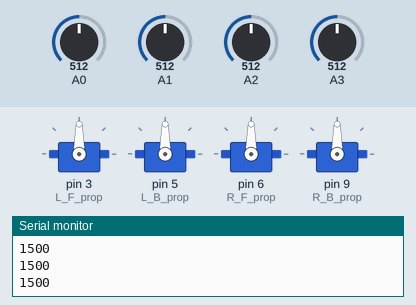
Simulated run of this sketch. Board: Arduino Uno, built with avr-gcc and run on an emulated ATmega328P. Parts: 4 × servo, the last lines printed to the serial monitor. Inputs (shaded band) come from the test bench; at power-on: A0 = 512, A1 = 512, A2 = 512, A3 = 512.

Above: at 1.2 s.
1.3 s: A0 set to 716
At 1.9 s:
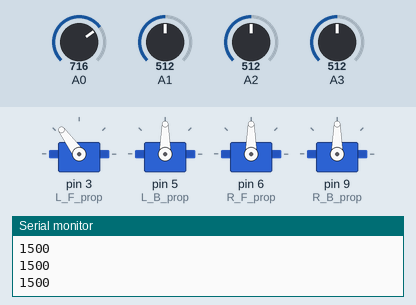
2.8 s: A1 set to 306
At 4.0 s:
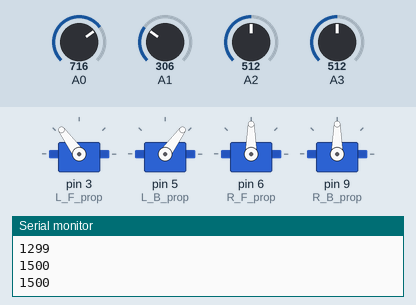
4.3 s: A2 set to 992
At 4.9 s:
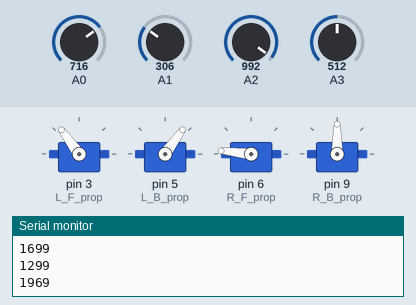
5.8 s: A3 set to 30
At 6.9 s:
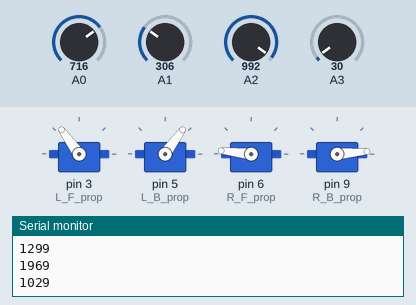
7.3 s: A3 set to 306
At 7.8 s:
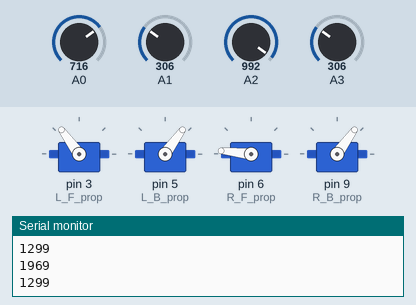
8.8 s: A0 set to 992
At 9.9 s:
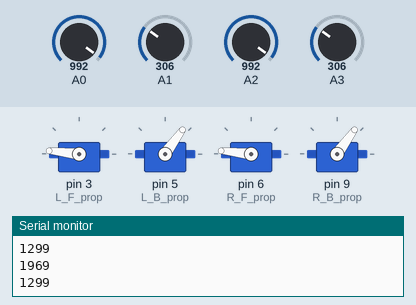
Timing chart, 0 to 11.3 s (numbered marks = the images above; inputs shaded):
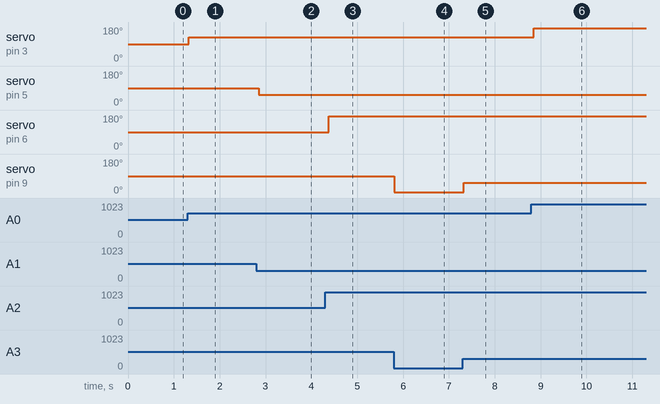

Measured:
- after the input at 1.3 s, servo on pin 3 (L_F_prop): 90° → 126° at once
- after the input at 2.8 s, servo on pin 5 (L_B_prop): 90° → 54° after 0.05 s
- after the input at 4.3 s, servo on pin 6 (R_F_prop): 90° → 174° after 0.08 s
- after the input at 5.8 s, servo on pin 9 (R_B_prop): 90° → 5° at once
- after the input at 7.3 s, servo on pin 9 (R_B_prop): 5° → 54° at once
- after the input at 8.8 s, servo on pin 3 (L_F_prop): 126° → 174° after 0.06 s

The sketch:

bldc_arduino.ino
```cpp
/*
     /Arduino Brushless Motor Control
     by Dejan, https://howtomechatronics.com
*/

#include <Servo.h>

Servo ESC;
Servo L_F_prop;// create servo object to control the ESC
Servo L_B_prop;
Servo R_F_prop;
Servo R_B_prop;

int escval1;
int escval2;
int escval3;
int escval4;

void setup() {
  Serial.begin(9600);
  L_F_prop.attach(3, 1000, 2000); // (pin, min pulse width, max pulse width in microseconds)
  L_B_prop.attach(5, 1000, 2000);
  R_F_prop.attach(6, 1000, 2000);
  R_B_prop.attach(9, 1000, 2000);
}

void loop() {
  escval1 = analogRead(A0);
  escval2 = analogRead(A1);
  escval3 = analogRead(A2);
  escval4 = analogRead(A3);
  escval1 = map(escval1, 0, 1023, 1000, 2000);
  escval2 = map(escval2, 0, 1023, 1000, 2000);
  escval3 = map(escval3, 0, 1023, 1000, 2000);
  escval4 = map(escval4, 0, 1023, 1000, 2000);
  Serial.println(escval1);
  Serial.println(escval2);
  Serial.println(escval3);
  Serial.println(escval4);
  L_F_prop.writeMicroseconds(escval1);
  L_B_prop.writeMicroseconds(escval2);
  R_F_prop.writeMicroseconds(escval3);
  R_B_prop.writeMicroseconds(escval4);
  delay(100);
}
```
